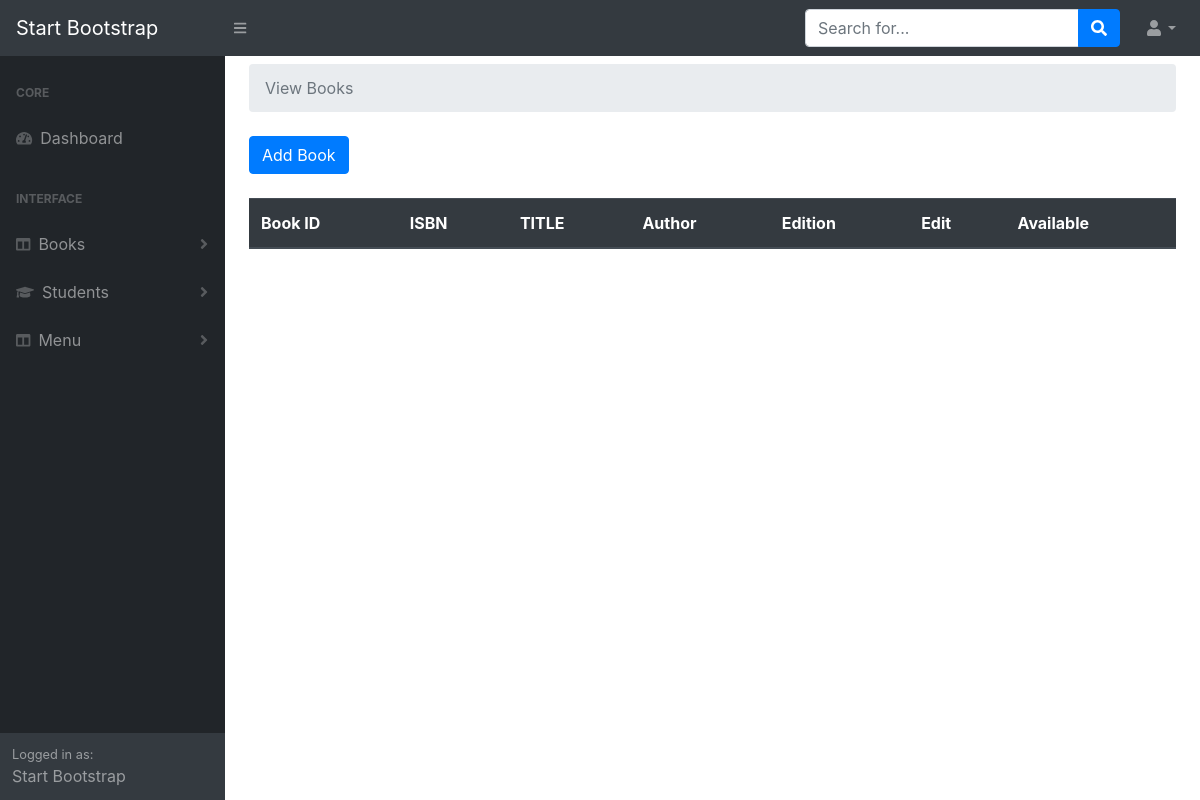
Page /admin/viewbook.php (signed in) on the earlier database version.
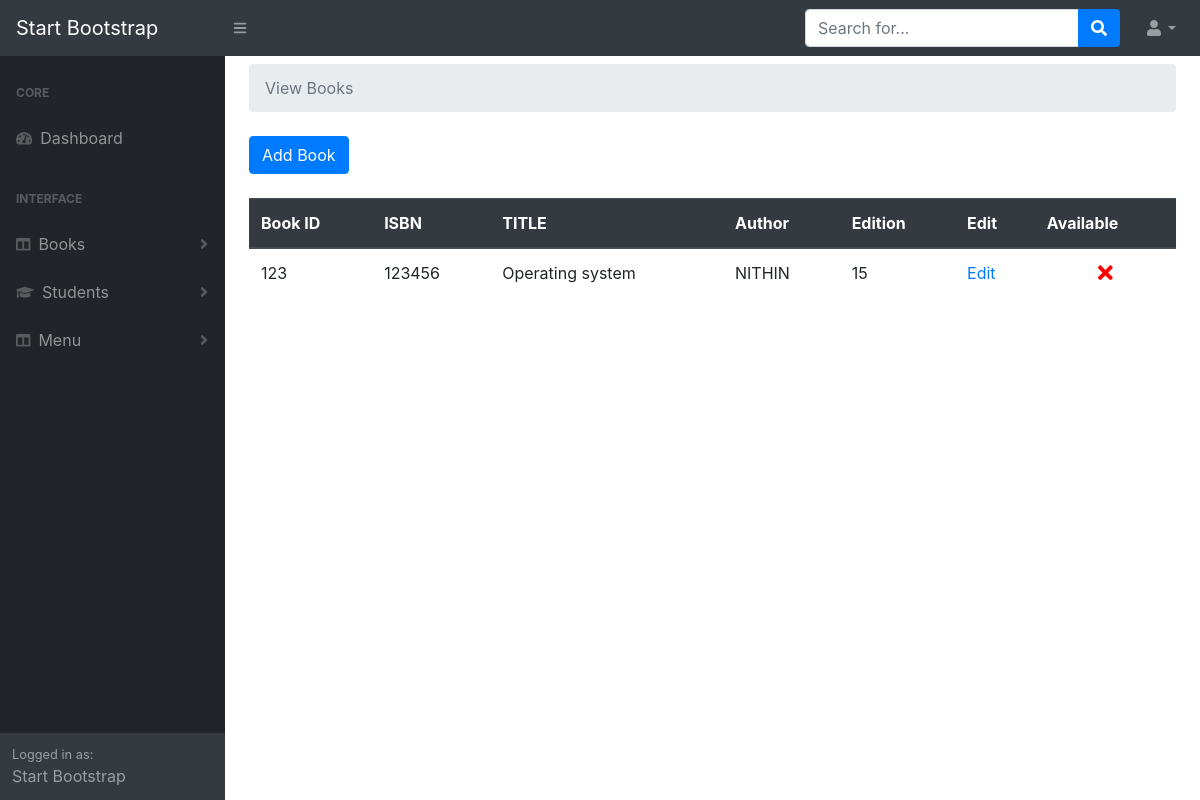
Same page on the later database version.
### tables this page shows
CREATE TABLE `book` (
  `admin_id` int(10) NOT NULL,
  `book_id` varchar(100) NOT NULL,
  `isbn` int(100) NOT NULL,
  `title` varchar(100) NOT NULL,
  `author` varchar(100) NOT NULL,
  `edition` int(100) NOT NULL,
  `status` varchar(100) NOT NULL,
  `avail` tinyint(1) NOT NULL DEFAULT 1
);

### admin/viewbook.php (the view, shortened to what this page needs)
<?php include 'partials/header.php';
    include 'partials/nav.php';
    include 'partials/sidenav.php';
?>
<div class="container-fluid">
     <ol class="breadcrumb mb-4 mt-2">
         <li class="breadcrumb-item active">View Books</li>
     </ol>
     <a href="addbook.php"> <button class="btn btn-primary my-2 my-sm-0"> Add Book</button></a><br><br>
<table class="table">
  <thead class="thead-dark">
    <tr>
      <th scope="col">Book ID</th>
      <th scope="col">ISBN</th>
      <th scope="col">TITLE</th>
      <th scope="col">Author</th>
      <th scope="col">Edition</th>
      <th scope="col">Edit</th>
      <th scope="col">Available</th>
    </tr>
  </thead>
  <tbody>
  <?php include '../connection/db.php';
$admin_id = $_SESSION['admin_id'];
$books = "SELECT * FROM `book` WHERE `admin_id`='$admin_id'";
$fetch_all_queries =mysqli_query($connect,$books);
while($row = mysqli_fetch_assoc($fetch_all_queries)){
    $book_id =$row['book_id'];
    $isbn =$row['isbn'];
    $title =$row['title'];
    $author =$row['author'];
    $edition =$row['edition'];
    $avail = $row['avail'];
    echo "<tr>";
    echo "<td>{$book_id}</td>";
    echo "<td>{$isbn}</td>";
    echo "<td>{$title}</td>";
    echo "<td>{$author}</td>";
    echo "<td>{$edition}</td>";
    echo "<td><a href='viewbook.php?source=edit_post&p_id={$book_id}'>Edit</a></td>";
    if($avail == true){
      echo "<td><center><i class='fa fa-check fa-lg avail'></i></center></td>";
    }else{
      echo "<td><center><i class='fa fa-times fa-lg not-avail'></i></center></td>";
    }
    echo "</tr>";
}
?>
  </tbody>
</table>
</div>
<?php include 'partials/footer.php' ;?>

### admin/partials/header.php (shortened to what this page needs)
<!DOCTYPE html>
<html lang="en">
    <head>
        <link href="css/styles.css" rel="stylesheet" />
        <link href="css/custom.css" rel="stylesheet" />
        <link href="https://cdn.datatables.net/1.10.20/css/dataTables.bootstrap4.min.css" rel="stylesheet" />
    </head>
    <body class="sb-nav-fixed">

### admin/partials/nav.php (shortened to what this page needs)
<nav class="sb-topnav navbar navbar-expand navbar-dark bg-dark">
            <a class="navbar-brand" href="index.html">Start Bootstrap</a>
            <button class="btn btn-link btn-sm order-1 order-lg-0" id="sidebarToggle" href="#"><i class="fas fa-bars"></i></button>
            <form class="d-none d-md-inline-block form-inline ml-auto mr-0 mr-md-3 my-2 my-md-0">
                <div class="input-group">
                    <input class="form-control" type="text" placeholder="Search for..." aria-label="Search" aria-describedby="basic-addon2" />
                    <div class="input-group-append">
                        <button class="btn btn-primary" type="button"><i class="fas fa-search"></i></button>
                    </div>
                </div>
            </form>
            <ul class="navbar-nav ml-auto ml-md-0">
                <li class="nav-item dropdown">
                    <a class="nav-link dropdown-toggle" id="userDropdown" href="#" role="button" data-toggle="dropdown" aria-haspopup="true" aria-expanded="false"><i class="fas fa-user fa-fw"></i></a>
                </li>
            </ul>
        </nav>
        <div id="layoutSidenav">

### admin/partials/sidenav.php (shortened to what this page needs)
<div id="layoutSidenav_nav">
                <nav class="sb-sidenav accordion sb-sidenav-dark" id="sidenavAccordion">
                    <div class="sb-sidenav-menu">
                        <div class="nav">
                            <div class="sb-sidenav-menu-heading">Core</div>
                            <a class="nav-link" href="index.php">
                                <div class="sb-nav-link-icon"><i class="fas fa-tachometer-alt"></i></div>
                                Dashboard
                            </a>
                            <div class="sb-sidenav-menu-heading">Interface</div>
                            <a class="nav-link collapsed" href="#" data-toggle="collapse" data-target="#collapsebook" aria-expanded="false" aria-controls="collapseLayouts">
                                <div class="sb-nav-link-icon"><i class="fas fa-columns"></i></div>
                                Books
                                <div class="sb-sidenav-collapse-arrow"><i class="fas fa-angle-down"></i></div>
                            </a>
                            <a class="nav-link collapsed" href="#" data-toggle="collapse" data-target="#collapsestd" aria-expanded="false" aria-controls="collapseLayouts">
                                <div class="sb-nav-link-icon"><i class="fa fa-fw fa-graduation-cap"></i></div>
                                Students
                                <div class="sb-sidenav-collapse-arrow"><i class="fas fa-angle-down"></i></div>
                            </a>
                            <a class="nav-link collapsed" href="#" data-toggle="collapse" data-target="#irh" aria-expanded="false" aria-controls="collapseLayouts">
                                <div class="sb-nav-link-icon"><i class="fas fa-columns"></i></div>
                                Menu
                                <div class="sb-sidenav-collapse-arrow"><i class="fas fa-angle-down"></i></div>
                            </a>
                        </div>
                    </div>
                    <div class="sb-sidenav-footer">
                        <div class="small">Logged in as:</div>
                        Start Bootstrap
                    </div>
                </nav>
            </div>
            <div id="layoutSidenav_content">
            <main>

### admin/partials/footer.php (shortened to what this page needs)
</main>
            </div>
        </div>
    </body>
</html>

### admin/css/custom.css (style rules this page uses)
.not-avail { color: red; }

Differences in the rows shown:
added book: book "123", isbn "123456", title "Operating system", author "NITHIN", edition "15", avail 0 (drawn)
